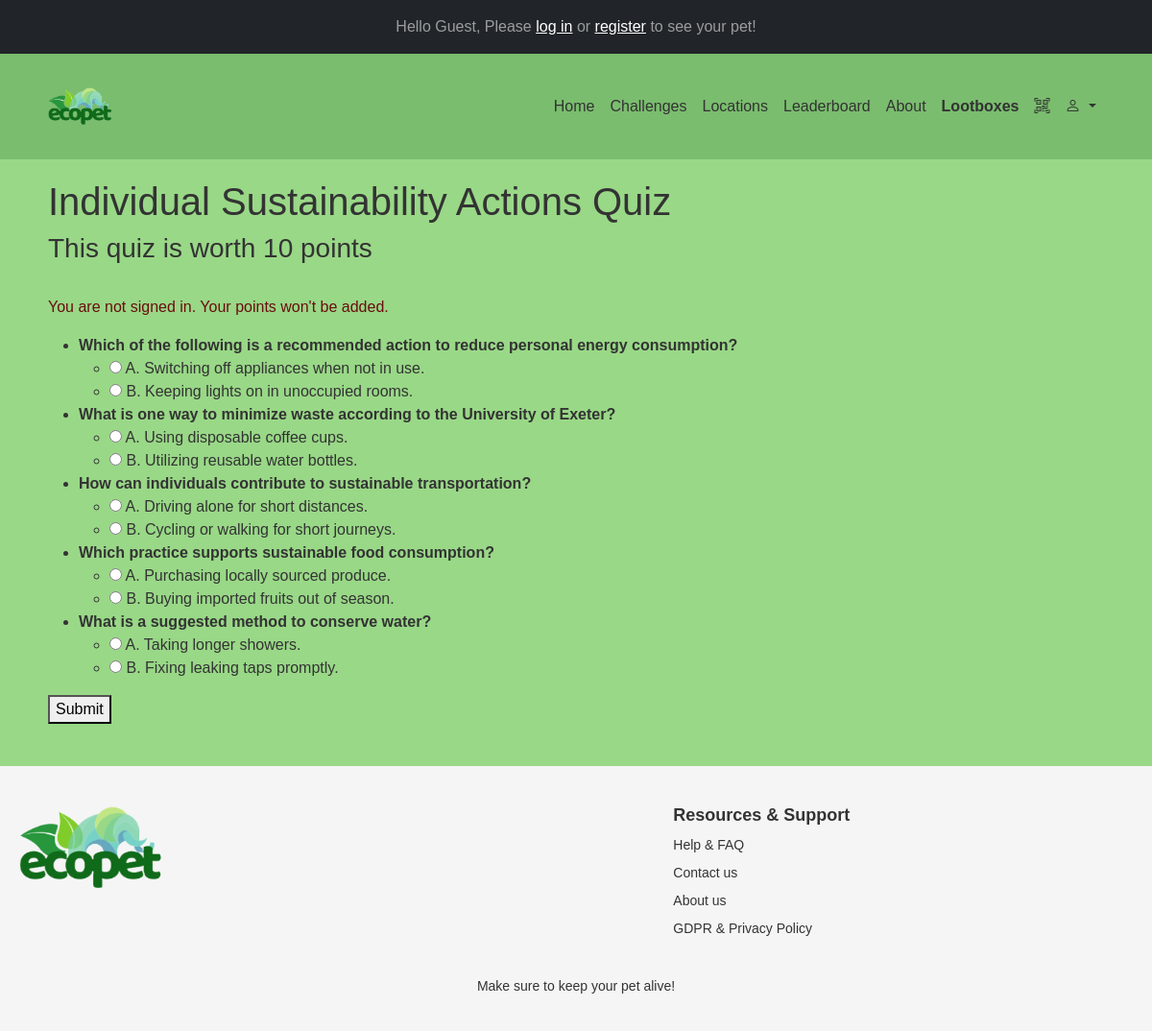
Page /challenges/quiz/1/ on the committed database.
### challenges/models.py (models this page shows, shortened)
class Quiz(models.Model):
    title = models.CharField(max_length=200)
    total_points = models.PositiveIntegerField(default=10)

class Question(models.Model):
    quiz = models.ForeignKey(Quiz, on_delete=models.CASCADE, related_name='questions')
    text = models.CharField(max_length=500)

class Choice(models.Model):
    question = models.ForeignKey(Question, on_delete=models.CASCADE, related_name='choices')
    text = models.CharField(max_length=200)
    is_correct = models.BooleanField(default=False)

### challenges/views.py (the view, shortened to what this page needs)
# urls.py: path('quiz/<int:quiz_id>/', views.quiz_detail, name='quiz_detail'),
def quiz_detail(request: HttpRequest, quiz_id: int) -> HttpResponse:
    quiz = get_object_or_404(Quiz, id=quiz_id)
    questions = quiz.questions.order_by('id').all()
    quiz_data = []
    for question in questions:
        choices = question.choices.order_by('id').all()
        choices_with_letters = []
        for i, choice in enumerate(choices):
            letter = "ABCDEFGHIJKLMNOPQRSTUVWXYZ"[i]
            choices_with_letters.append({'letter': letter, 'choice': choice})
        quiz_data.append({'question': question, 'choices': choices_with_letters})
    attempt = None
    return render(request, "challenges/quiz.html", {
        "quiz": quiz,
        "quiz_data": quiz_data,
        "attempt": attempt,
        "user_is_authenticated": request.user.is_authenticated,
    })

### challenges/templates/challenges/quiz.html (shortened to what this page needs)
{% extends 'layout.html' %}
{% load static %}
{% block extrahead %}
    <link rel="stylesheet" href="{% static 'css/styleAll.css' %}">
{% endblock %}
{% block content %}
    <h1>{{ quiz.title }}</h1>
    <h3>This quiz is worth {{ quiz.total_points }} points</h3>
    <br>
    {% if not user_is_authenticated %}
        <p class = "incorrect_option">You are not signed in. Your points won't be added.</p>
    {% endif %}
    <form id="quiz-form">
        <ul>
            {% for item in quiz_data %}
                <li>
                    <strong>{{ item.question.text }}</strong>
                    <ul>
                        {% for option in item.choices %}
                            <li class="{% if attempt and option.choice.is_correct %}correct_option{% elif attempt and item.user_answer == option.letter and not option.choice.is_correct %}incorrect_option{% endif %}">
                                <label>
                                    <input type="radio"
                                           name="question_{{ item.question.id }}"
                                           value="{{ option.letter }}"
                                            {% if attempt %} disabled {% endif %}>
                                    {{ option.letter }}. {{ option.choice.text }}
                                </label>
                            </li>
                        {% endfor %}
                    </ul>
                </li>
            {% endfor %}
        </ul>
        {% if not attempt %}
            <button type="submit">Submit</button>
        {% endif %}
    </form>
{% endblock %}

### templates/layout.html (shortened to what this page needs)
{% load static %}
<!DOCTYPE html>
<html lang="en">
<head>
    <link rel="stylesheet" href="{% static 'css/styleAll.css' %}">
    <link href="https://cdn.jsdelivr.net/npm/bootstrap@5.3.0/dist/css/bootstrap.min.css"
          rel="stylesheet"/>
    <link rel="stylesheet"
          href="https://cdn.jsdelivr.net/npm/bootstrap-icons@1.10.5/font/bootstrap-icons.css"/>
    {% block extrahead %}{% endblock %}
</head>
<body class="d-flex flex-column min-vh-100">
{% block topBar %}
    <nav class="navbar navbar-dark bg-dark py-2">
        <div class="container-fluid">
            {% if user.is_authenticated %}
                {% with pet=user.pets.all|first %}
                    <p class="mb-0 w-100 text-center navbar-text">
                        Hello {{ user.first_name|default:user.username }}, it's time to get
                        {% if pet %}
                            {{ pet.name }}
                        {% else %}
                            your pet
                        {% endif %}
                        moving!
                    </p>
                {% endwith %}
            {% else %}
                <p class="mb-0 w-100 text-center navbar-text">
                    Hello Guest, Please
                    <a href="{% url 'users:login' %}" class="text-white">log in</a> or
                    <a href="{% url 'users:registration' %}" class="text-white">register</a> to see
                    your pet!
                </p>
            {% endif %}
        </div>
    </nav>
{% endblock %}
<nav class="navbar navbar-expand-lg">
    <div class="container">
        <a class="navbar-brand" href="{% url 'homepage' %}">
            <img src="{% static 'media/ecoPetLogo.png' %}" alt="EcoPet Logo" class="logo img-fluid"
                 style="height: 40px;">
        </a>
        <div class="collapse navbar-collapse" id="navbarNav">
            <ul class="navbar-nav ms-auto align-items-center">
                <li class="nav-item">
                    <a class="nav-link" href="{% url 'homepage' %}">Home</a>
                </li>
                <li class="nav-item">
                    <a class="nav-link" href="{% url 'challenges:home' %}">Challenges</a>
                </li>
                <li class="nav-item">
                    <a class="nav-link" href="{% url 'locations:base' %}">Locations</a>
                </li>
                <li class="nav-item">
                    <a class="nav-link" href="{% url 'leaderboard:leaderboard' %}">Leaderboard</a>
                </li>
                <li class="nav-item">
                    <a class="nav-link" href="{% url 'about' %}">About</a>
                </li>
                <li class="nav-item">
                    <a class="nav-link lootbox-link" href="http://127.0.0.1:8000/lootboxes/spin/">Lootboxes</a>
                </li>
                <li class="nav-item">
                    <a class="nav-link" href="#" id="qrScannerIcon">
                        <i class="bi bi-qr-code-scan"></i>
                    </a>
                </li>
                <li class="nav-item dropdown">
                    <a class="nav-link dropdown-toggle" href="#" id="userDropdown" role="button"
                       data-bs-toggle="dropdown" aria-expanded="false">
                        <i class="bi bi-person"></i>
                    </a>
                </li>
            </ul>
        </div>
    </div>
</nav>
<main class="container my-4 flex-grow-1">
    {% block content %}
    {% endblock %}
</main>
<footer>
    <div class="footer-content">
        <div class="footer-logo">
            <img src="{% static 'media/ecoPetLogo.png' %}" alt="EcoPet Logo"
                 class="footer-logo-img">
        </div>
        <div class="footer-links">
            <div class="footer-column">
                <h3>Resources & Support</h3>
                <a href="{% url 'faq' %}">Help & FAQ</a>
                <a href="{% url 'contact' %}">Contact us</a>
                <a href="{% url 'about' %}">About us</a>
                <a href="{% url 'gdpr' %}">GDPR & Privacy Policy</a>
            </div>
        </div>
    </div>
    <div class="footer-bottom">
        <p>Make sure to keep your pet alive!</p>
    </div>
</footer>
</body>
</html>

### static/css/styleAll.css (style rules this page uses)
body { background-color: var(--bg-color); font-family: Arial, sans-serif; margin: 0; padding: 0; color: var(--text-color); }
.incorrect_option { color: var(--incorrect-color); }
.navbar { background-color: var(--navbar-bg); padding: 10px 20px; display: flex; justify-content: space-between; align-items: center; color: var(--text-color); }
.navbar .nav-link { color: var(--text-color) !important; }
.navbar .logo { height: 40px; }
.container { padding: 20px; }
footer { background-color: var(--footer-color); padding: 40px 20px 20px 20px; border-top: 1px solid var(--footer-color); }
footer .footer-content { max-width: 1200px; margin: 0 auto; display: flex; justify-content: space-between; align-items: flex-start; }
footer .footer-logo { flex: 1; }
footer .footer-logo-img { width: 150px; height: auto; }
footer .footer-links { flex: 2; display: flex; justify-content: space-around; }
footer .footer-column { display: flex; flex-direction: column; }
footer .footer-column h3 { font-size: 18px; font-weight: bold; margin-bottom: 10px; color: var(--text-color); }
footer .footer-column a { text-decoration: none; color: var(--text-color); font-size: 14px; margin-bottom: 8px; }
footer .footer-bottom { text-align: center; margin-top: 20px; padding-top: 10px; border-top: 1px solid var(--footer-color); }
footer .footer-bottom p { font-size: 14px; color: var(--text-color); }
main.container { margin-top: 0 !important; }
.navbar .navbar-nav > .nav-item > .nav-link { transition: transform 0.2s ease, color 0.2s ease; }
:root { --bg-color: #99D887; --text-color: #333333; --navbar-bg: #7ABD6E; --feature-bg: #f8f9fa; --btn-green: #30c46e; --btn-green-hover: #1a673a; --footer-color: #f5f5f5; --feature-color: #ffffff; --correct-color: #106724; --incorrect-color: #6a0e0e; }

### templates/layout.html (style rules this page uses)
.lootbox-link { font-weight: bold; animation: rainbow 3s infinite, shiny 1.5s infinite alternate; }

### rows in the picture
Quiz: title "Individual Sustainability Actions Quiz", total_points "10"
Question: question.text "Which of the following is a recommended action to reduce personal energy consumption?"
Choice: letter "A", choice.text "Switching off appliances when not in use."
Choice: letter "B", choice.text "Keeping lights on in unoccupied rooms."
Question: question.text "What is one way to minimize waste according to the University of Exeter?"
Choice: letter "A", choice.text "Using disposable coffee cups."
Choice: letter "B", choice.text "Utilizing reusable water bottles."
Question: question.text "How can individuals contribute to sustainable transportation?"
Choice: letter "A", choice.text "Driving alone for short distances."
Choice: letter "B", choice.text "Cycling or walking for short journeys."
Question: question.text "Which practice supports sustainable food consumption?"
Choice: letter "A", choice.text "Purchasing locally sourced produce."
Choice: letter "B", choice.text "Buying imported fruits out of season."
Question: question.text "What is a suggested method to conserve water?"
Choice: letter "A", choice.text "Taking longer showers."
Choice: letter "B", choice.text "Fixing leaking taps promptly."
